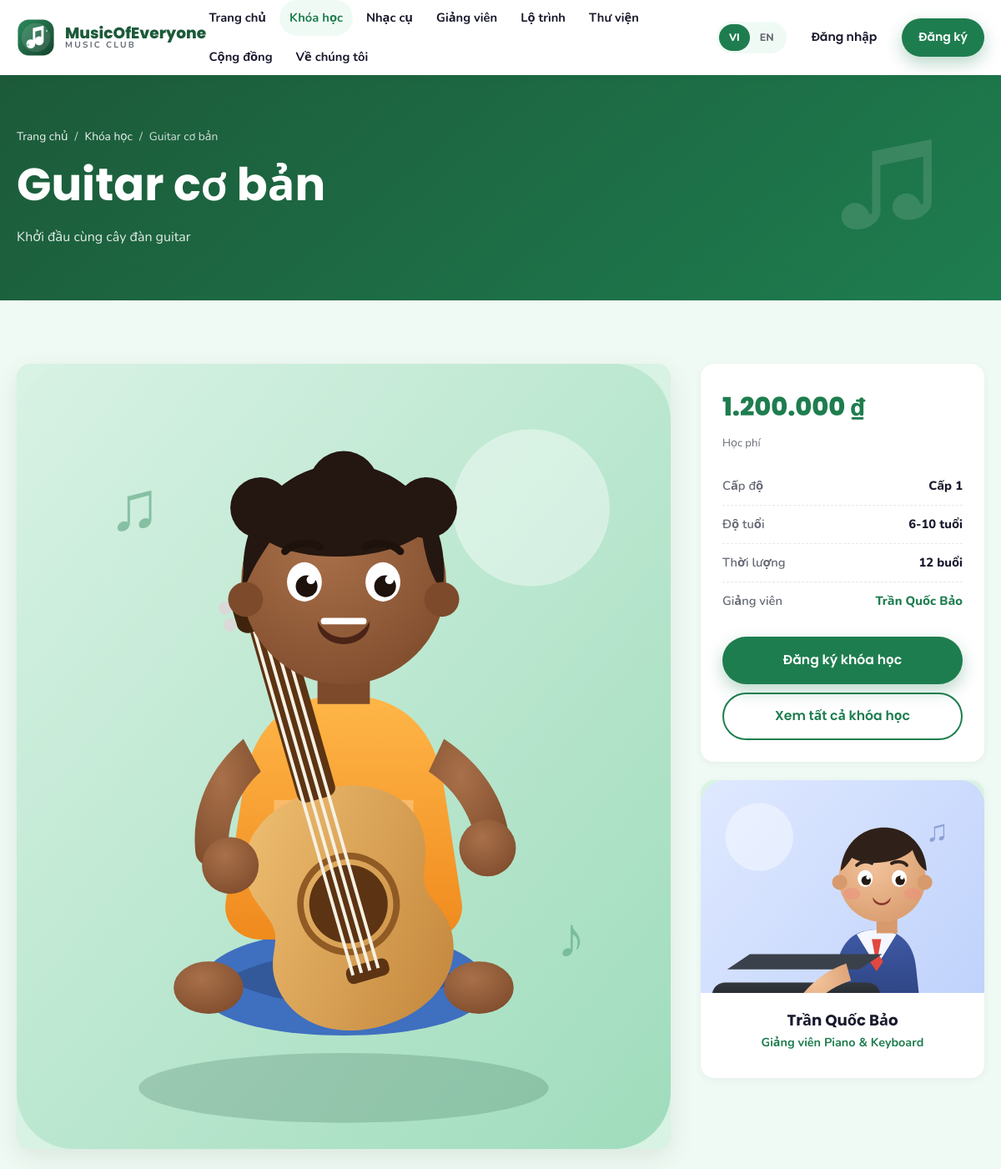
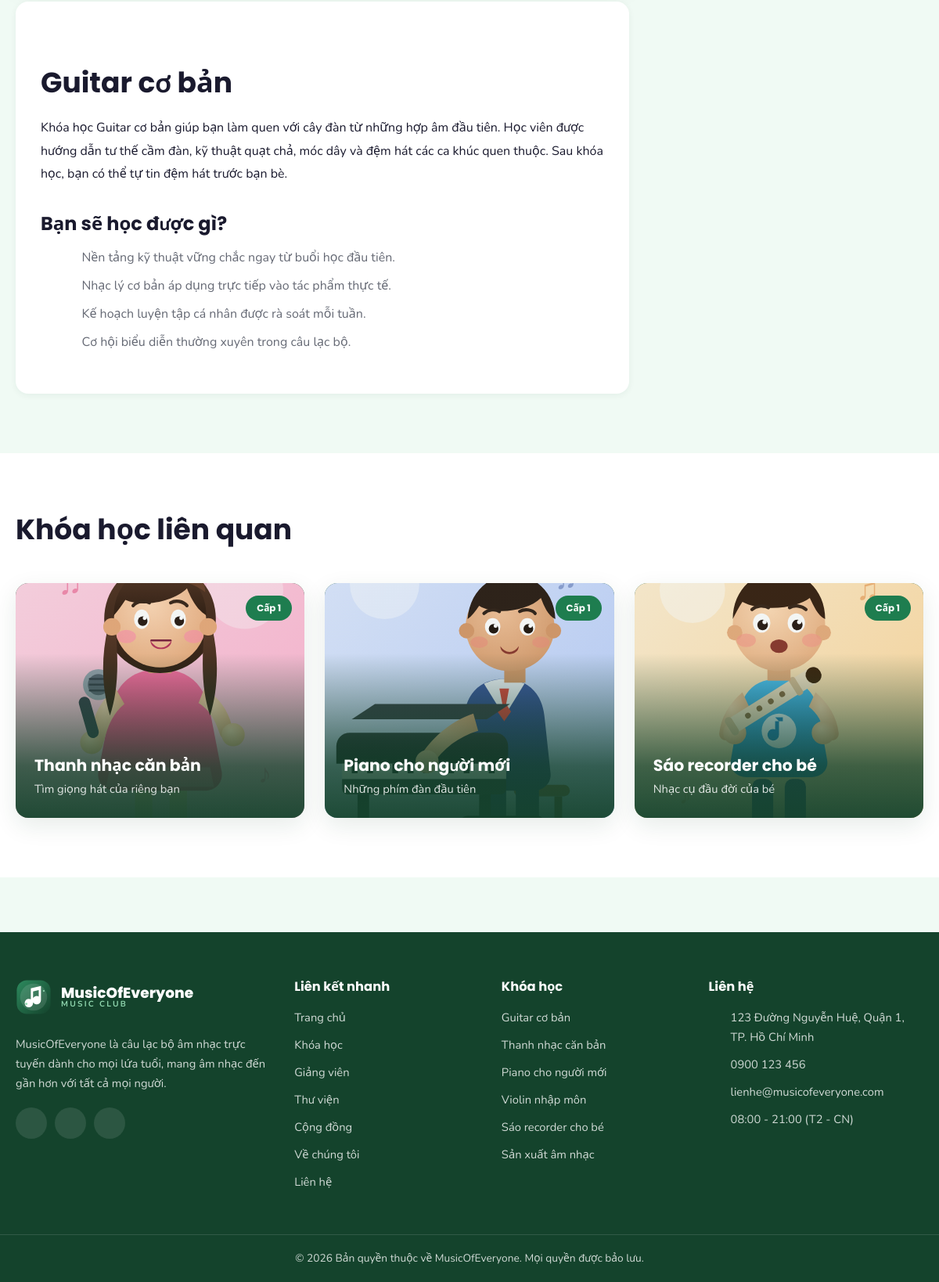
The page /khoa-hoc-chi-tiet.php?slug=guitar-co-ban on the database its author committed (2 pictures, top to bottom).
### tables this page shows
CREATE TABLE `courses` (
  `id` INT AUTO_INCREMENT PRIMARY KEY,
  `slug` VARCHAR(255) UNIQUE,
  `title_vi` VARCHAR(255),
  `title_en` VARCHAR(255),
  `subtitle_vi` VARCHAR(255),
  `subtitle_en` VARCHAR(255),
  `description_vi` TEXT,
  `description_en` TEXT,
  `level_id` INT DEFAULT NULL,
  `instructor_id` INT DEFAULT NULL,
  `thumbnail` VARCHAR(255),
  `price` DECIMAL(10,2) DEFAULT 0,
  `duration` VARCHAR(100),
  `is_featured` TINYINT(1) DEFAULT 0,
  `is_active` TINYINT(1) DEFAULT 1,
  `meta_title` VARCHAR(255),
  `meta_description` TEXT,
  `sort_order` INT DEFAULT 0,
  `created_at` TIMESTAMP DEFAULT CURRENT_TIMESTAMP,
  CONSTRAINT `fk_courses_level` FOREIGN KEY (`level_id`) REFERENCES `levels`(`id`) ON DELETE SET NULL,
  CONSTRAINT `fk_courses_instructor` FOREIGN KEY (`instructor_id`) REFERENCES `instructors`(`id`) ON DELETE SET NULL
);

CREATE TABLE `levels` (
  `id` INT AUTO_INCREMENT PRIMARY KEY,
  `name_vi` VARCHAR(100),
  `name_en` VARCHAR(100),
  `age_range` VARCHAR(50),
  `description_vi` TEXT,
  `description_en` TEXT,
  `color` VARCHAR(20) DEFAULT 'green',
  `sort_order` INT DEFAULT 0
);

CREATE TABLE `instructors` (
  `id` INT AUTO_INCREMENT PRIMARY KEY,
  `slug` VARCHAR(255) UNIQUE,
  `name` VARCHAR(255),
  `title_vi` VARCHAR(255),
  `title_en` VARCHAR(255),
  `bio_vi` TEXT,
  `bio_en` TEXT,
  `photo` VARCHAR(255),
  `email` VARCHAR(255),
  `is_active` TINYINT(1) DEFAULT 1,
  `sort_order` INT DEFAULT 0
);

### includes/db.php (called while the page is built, shortened)
<?php
function db(): PDO
{
    static $pdo = null;
    if ($pdo instanceof PDO) {
        return $pdo;
    }
    $dsn = 'mysql:host=' . DB_HOST . ';dbname=' . DB_NAME . ';charset=' . DB_CHARSET;
    try {
        $pdo = new PDO($dsn, DB_USER, DB_PASS, [
            PDO::ATTR_ERRMODE            => PDO::ERRMODE_EXCEPTION,
            PDO::ATTR_DEFAULT_FETCH_MODE => PDO::FETCH_ASSOC,
            PDO::ATTR_EMULATE_PREPARES   => false,
        ]);
    } catch (PDOException $e) {
        if (defined('DEBUG_MODE') && DEBUG_MODE) {
            die('Database connection failed: ' . $e->getMessage());
        }
        http_response_code(500);
        die('Database connection failed. Please try again later.');
    }
    return $pdo;
}
function dbQuery(string $sql, array $params = []): PDOStatement
{
    $stmt = db()->prepare($sql);
    $stmt->execute($params);
    return $stmt;
}
function dbAll(string $sql, array $params = []): array
{
    return dbQuery($sql, $params)->fetchAll();
}
function dbOne(string $sql, array $params = []): ?array
{
    $row = dbQuery($sql, $params)->fetch();
    return $row === false ? null : $row;
}

### khoa-hoc-chi-tiet.php (the view, shortened to what this page needs)
<?php
require_once __DIR__ . '/includes/functions.php';
$slug = trim((string) ($_GET['slug'] ?? ''));
$course = $slug === '' ? null : dbOne(
    'SELECT c.*, l.name_vi AS level_vi, l.name_en AS level_en, l.color AS level_color, l.age_range,
            i.name AS instructor_name, i.slug AS instructor_slug, i.photo AS instructor_photo,
            i.title_vi AS instructor_title_vi, i.title_en AS instructor_title_en
     FROM courses c
     LEFT JOIN levels l ON l.id = c.level_id
     LEFT JOIN instructors i ON i.id = c.instructor_id
     WHERE c.slug = ? AND c.is_active = 1',
    [$slug]
);
$related = dbAll(
    'SELECT c.*, l.name_vi AS level_vi, l.name_en AS level_en, l.color AS level_color
     FROM courses c LEFT JOIN levels l ON l.id = c.level_id
     WHERE c.is_active = 1 AND c.id <> ? AND (c.level_id = ? OR c.level_id IS NULL)
     ORDER BY c.sort_order ASC LIMIT 3',
    [(int) $course['id'], (int) $course['level_id']]
);
require __DIR__ . '/includes/header.php';
?>
<section class="page-hero">
  <div class="container">
    <nav class="breadcrumb" aria-label="Breadcrumb">
      <a href="<?= e(url('index.php')) ?>"><?= e(t('home')) ?></a><span>/</span>
      <a href="<?= e(url('khoa-hoc.php')) ?>"><?= e(t('nav_courses')) ?></a><span>/</span>
      <span><?= e(localized($course, 'title')) ?></span>
    </nav>
    <h1><?= e(localized($course, 'title')) ?></h1>
    <p><?= e(localized($course, 'subtitle')) ?></p>
  </div>
</section>
<section class="section">
  <div class="container detail-layout">
    <div>
      <div class="detail-media">
        <img src="<?= e(imageUrl($course['thumbnail'])) ?>" alt="<?= e(localized($course, 'title')) ?>">
      </div>
      <article class="detail-card rich-text">
        <h2><?= e(localized($course, 'title')) ?></h2>
        <?php foreach (preg_split('/\n{2,}/', (string) localized($course, 'description')) as $paragraph): ?>
          <?php if (trim($paragraph) !== ''): ?><p><?= e(trim($paragraph)) ?></p><?php endif; ?>
        <?php endforeach; ?>
        <h3><?= e(currentLang() === 'en' ? 'What you will learn' : 'Bạn sẽ học được gì?') ?></h3>
        <ul class="check-list">
          <li><?= icon('check', 'icon icon--sm') ?><span><?= e(currentLang() === 'en' ? 'Solid technical foundations from the very first lesson.' : 'Nền tảng kỹ thuật vững chắc ngay từ buổi học đầu tiên.') ?></span></li>
          <li><?= icon('check', 'icon icon--sm') ?><span><?= e(currentLang() === 'en' ? 'Basic music theory applied directly to real pieces.' : 'Nhạc lý cơ bản áp dụng trực tiếp vào tác phẩm thực tế.') ?></span></li>
          <li><?= icon('check', 'icon icon--sm') ?><span><?= e(currentLang() === 'en' ? 'A personal practice plan reviewed every week.' : 'Kế hoạch luyện tập cá nhân được rà soát mỗi tuần.') ?></span></li>
          <li><?= icon('check', 'icon icon--sm') ?><span><?= e(currentLang() === 'en' ? 'Regular performance opportunities inside the club.' : 'Cơ hội biểu diễn thường xuyên trong câu lạc bộ.') ?></span></li>
        </ul>
      </article>
    </div>
    <aside>
      <div class="sidebar-card">
        <div class="price-tag"><?= e(formatPrice($course['price'])) ?></div>
        <p class="form-hint" style="margin-bottom:18px"><?= e(t('price')) ?></p>
        <ul class="meta-list">
          <?php if (!empty($course['level_vi'])): ?>
            <li><span><?= e(t('level')) ?></span><span><?= e(currentLang() === 'en' ? $course['level_en'] : $course['level_vi']) ?></span></li>
          <?php endif; ?>
          <?php if (!empty($course['age_range'])): ?>
            <li><span><?= e(t('age_range')) ?></span><span><?= e($course['age_range']) ?></span></li>
          <?php endif; ?>
          <?php if (!empty($course['duration'])): ?>
            <li><span><?= e(t('duration')) ?></span><span><?= e($course['duration']) ?></span></li>
          <?php endif; ?>
          <?php if (!empty($course['instructor_name'])): ?>
            <li><span><?= e(t('instructor')) ?></span><span><a href="<?= e(url('giang-vien-chi-tiet.php?slug=' . urlencode($course['instructor_slug']))) ?>"><?= e($course['instructor_name']) ?></a></span></li>
          <?php endif; ?>
        </ul>
        <a class="btn btn--primary btn--block" href="<?= e(url('lien-he.php?course=' . urlencode($course['slug']))) ?>"><?= e(t('register_course')) ?></a>
        <a class="btn btn--outline btn--block" style="margin-top:10px" href="<?= e(url('khoa-hoc.php')) ?>"><?= e(t('courses_view_all')) ?></a>
      </div>
      <?php if (!empty($course['instructor_name'])): ?>
        <a class="instructor-card" href="<?= e(url('giang-vien-chi-tiet.php?slug=' . urlencode($course['instructor_slug']))) ?>">
          <div class="instructor-card__photo">
            <img src="<?= e(imageUrl($course['instructor_photo'], 'assets/images/course-singing.svg')) ?>" alt="<?= e($course['instructor_name']) ?>" loading="lazy">
          </div>
          <div class="instructor-card__body">
            <h3 class="instructor-card__name"><?= e($course['instructor_name']) ?></h3>
            <p class="instructor-card__role"><?= e(currentLang() === 'en' ? $course['instructor_title_en'] : $course['instructor_title_vi']) ?></p>
          </div>
        </a>
      <?php endif; ?>
    </aside>
  </div>
</section>
<?php if ($related): ?>
<section class="section section--light">
  <div class="container">
    <div class="section-head section-head--left">
      <h2 class="section-head__title"><?= e(t('related_courses')) ?></h2>
    </div>
    <div class="course-grid">
      <?php foreach ($related as $item): ?>
        <a class="course-card" href="<?= e(url('khoa-hoc-chi-tiet.php?slug=' . urlencode($item['slug']))) ?>">
          <?php if (!empty($item['level_vi'])): ?>
            <span class="badge badge--<?= e(levelColorClass($item['level_color'])) ?>"><?= e(currentLang() === 'en' ? $item['level_en'] : $item['level_vi']) ?></span>
          <?php endif; ?>
          <div class="course-card__media">
            <img src="<?= e(imageUrl($item['thumbnail'])) ?>" alt="<?= e(localized($item, 'title')) ?>" loading="lazy">
            <span class="course-card__overlay"></span>
          </div>
          <div class="course-card__body">
            <h3 class="course-card__title"><?= e(localized($item, 'title')) ?></h3>
            <p class="course-card__subtitle"><?= e(localized($item, 'subtitle')) ?></p>
          </div>
        </a>
      <?php endforeach; ?>
    </div>
  </div>
</section>
<?php endif; ?>
<?php require __DIR__ . '/includes/footer.php'; ?>

### includes/footer.php (shortened to what this page needs)
</main>
<footer class="site-footer">
  <div class="container site-footer__grid">
    <div class="site-footer__col">
      <a class="brand brand--footer" href="<?= e(url('index.php')) ?>">
        <img class="brand__logo" src="<?= e(asset('images/logo.svg')) ?>" alt="<?= e(setting('site_name', SITE_NAME)) ?>" width="46" height="46">
        <span class="brand__text">
          <span class="brand__name"><?= e(setting('site_name', SITE_NAME)) ?></span>
          <span class="brand__tagline"><?= e(t('brand_tagline')) ?></span>
        </span>
      </a>
      <p class="site-footer__about"><?= e(t('footer_about')) ?></p>
      <div class="social">
        <?php if (setting('facebook_url')): ?>
          <a class="social__link" href="<?= e(setting('facebook_url')) ?>" target="_blank" rel="noopener" aria-label="Facebook"><?= icon('facebook', 'icon icon--sm') ?></a>
        <?php endif; ?>
        <?php if (setting('youtube_url')): ?>
          <a class="social__link" href="<?= e(setting('youtube_url')) ?>" target="_blank" rel="noopener" aria-label="YouTube"><?= icon('youtube', 'icon icon--sm') ?></a>
        <?php endif; ?>
        <?php if (setting('zalo_url')): ?>
          <a class="social__link" href="<?= e(setting('zalo_url')) ?>" target="_blank" rel="noopener" aria-label="Zalo"><?= icon('zalo', 'icon icon--sm') ?></a>
        <?php endif; ?>
      </div>
    </div>
    <div class="site-footer__col">
      <h3 class="site-footer__title"><?= e(t('footer_links')) ?></h3>
      <ul class="site-footer__list">
        <li><a href="<?= e(url('index.php')) ?>"><?= e(t('nav_home')) ?></a></li>
        <li><a href="<?= e(url('khoa-hoc.php')) ?>"><?= e(t('nav_courses')) ?></a></li>
        <li><a href="<?= e(url('giang-vien.php')) ?>"><?= e(t('nav_instructors')) ?></a></li>
        <li><a href="<?= e(url('thu-vien.php')) ?>"><?= e(t('nav_library')) ?></a></li>
        <li><a href="<?= e(url('cong-dong.php')) ?>"><?= e(t('nav_community')) ?></a></li>
        <li><a href="<?= e(url('ve-chung-toi.php')) ?>"><?= e(t('nav_about')) ?></a></li>
        <li><a href="<?= e(url('lien-he.php')) ?>"><?= e(t('nav_contact')) ?></a></li>
      </ul>
    </div>
    <div class="site-footer__col">
      <h3 class="site-footer__title"><?= e(t('footer_courses')) ?></h3>
      <ul class="site-footer__list">
        <?php
        $footerCourses = [];
        try {
            $footerCourses = dbAll('SELECT slug, title_vi, title_en FROM courses WHERE is_active = 1 ORDER BY sort_order ASC LIMIT 6');
        } catch (Throwable $e) {
            $footerCourses = [];
        }
        ?>
        <?php foreach ($footerCourses as $fc): ?>
          <li><a href="<?= e(url('khoa-hoc-chi-tiet.php?slug=' . urlencode($fc['slug']))) ?>"><?= e(localized($fc, 'title')) ?></a></li>
        <?php endforeach; ?>
      </ul>
    </div>
    <div class="site-footer__col">
      <h3 class="site-footer__title"><?= e(t('footer_contact')) ?></h3>
      <ul class="site-footer__list site-footer__list--contact">
        <li><?= icon('pin', 'icon icon--sm') ?><span><?= e(setting('address')) ?></span></li>
        <li><?= icon('phone', 'icon icon--sm') ?><a href="tel:<?= e(preg_replace('/\s+/', '', setting('phone'))) ?>"><?= e(setting('phone')) ?></a></li>
        <li><?= icon('mail', 'icon icon--sm') ?><a href="mailto:<?= e(setting('contact_email')) ?>"><?= e(setting('contact_email')) ?></a></li>
        <li><?= icon('clock', 'icon icon--sm') ?><span><?= e(setting('working_hours')) ?></span></li>
      </ul>
    </div>
  </div>
  <div class="site-footer__bottom">
    <div class="container">
      <p>&copy; <?= date('Y') ?> <?= e(t('footer_copyright')) ?></p>
    </div>
  </div>
</footer>
</body>
</html>

### rows shown on the page
courses: title_vi "Guitar cơ bản", subtitle_vi "Khởi đầu cùng cây đàn guitar", thumbnail (picture), description_vi "Khóa học Guitar cơ bản giúp bạn làm quen với cây đàn từ những hợp âm đầu tiên. Học viên được hướng dẫn tư thế cầm đàn, kỹ thuật quạt chả, móc dây và đệm hát các ca khúc quen thuộc. Sau khóa học, bạn có thể tự tin đệm hát trước bạn bè.", price "1.200.000 ₫", level.name_vi "Cấp 1", level.age_range "6-10 tuổi", duration "12 buổi", instructor.name "Trần Quốc Bảo", instructor.photo (picture), instructor.title_vi "Giảng viên Piano & Keyboard"
courses: level.name_vi "Cấp 1", thumbnail (picture), title_vi "Thanh nhạc căn bản", subtitle_vi "Tìm giọng hát của riêng bạn"
courses: level.name_vi "Cấp 1", thumbnail (picture), title_vi "Piano cho người mới", subtitle_vi "Những phím đàn đầu tiên"
courses: level.name_vi "Cấp 1", thumbnail (picture), title_vi "Sáo recorder cho bé", subtitle_vi "Nhạc cụ đầu đời của bé"
courses: title_vi "Violin nhập môn"
courses: title_vi "Sản xuất âm nhạc"

### other values the page prints
setting('site_name', SITE_NAME) "MusicOfEveryone"
t('brand_tagline') "MUSIC CLUB"
$item['label'] "Trang chủ"
$item['label'] "Khóa học"
$item['label'] "Nhạc cụ"
$item['label'] "Giảng viên"
$item['label'] "Lộ trình"
$item['label'] "Thư viện"
$item['label'] "Cộng đồng"
$item['label'] "Về chúng tôi"
t('nav_login') "Đăng nhập"
t('nav_register') "Đăng ký"
t('home') "Trang chủ"
t('nav_courses') "Khóa học"
currentLang() === 'en' ? 'What you will learn' : 'Bạn sẽ học được gì?' "Bạn sẽ học được gì?"
